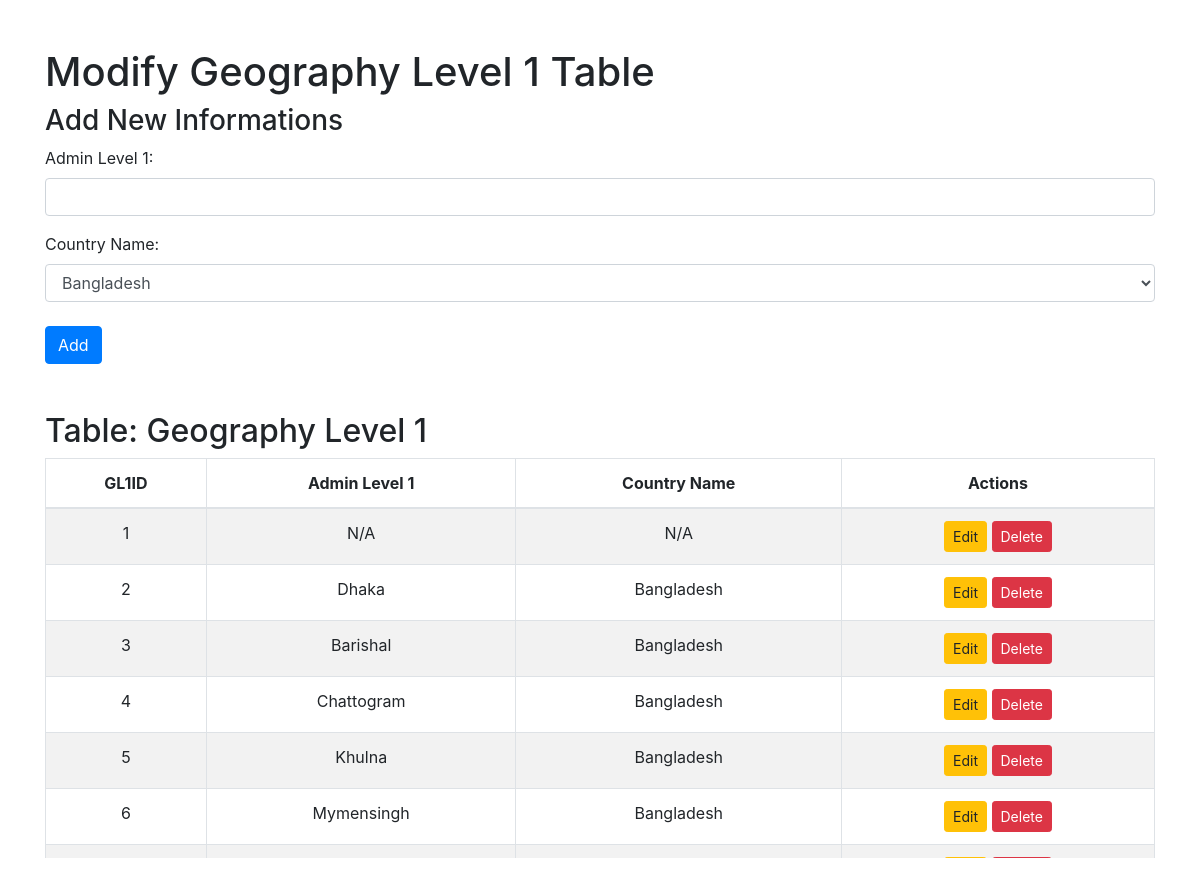
The app's page /input_tables/input_geography_level1.php with its own data.
### tables this page shows
CREATE TABLE `geographylevel1` (
  `GL1ID` int(11) NOT NULL,
  `AdminLevel1` varchar(50) NOT NULL,
  `CountryID` int(11) NOT NULL
);

CREATE TABLE `country` (
  `CountryID` int(11) NOT NULL,
  `CountryName` varchar(50) NOT NULL
);

### input_tables/input_geography_level1.php (the view, shortened to what this page needs)
<?php
include('../db_connect.php');
?>
<!DOCTYPE html>
<html>
<head>
    <link href="https://cdnjs.cloudflare.com/ajax/libs/bootstrap/4.6.2/css/bootstrap.min.css" rel="stylesheet">
</head>
<body>
    <div class="container mt-5">
        <h1>Modify Geography Level 1 Table</h1>
        <h3>Add New Informations</h3>
        <form method="post" action="input_geography_level1.php" class="mb-4">
            <div class="form-group">
                <label for="adminLevel1">Admin Level 1:</label>
                <input type="text" id="adminLevel1" name="adminLevel1" class="form-control" required>
            </div>
            <div class="form-group">
                <label for="countryID">Country Name:</label>
                <select id="countryID" name="countryID" class="form-control" required>
                    <?php
                    $countryResult = $conn->query("SELECT CountryID, CountryName FROM country ORDER BY CountryName ASC");
                    while ($countryRow = $countryResult->fetch_assoc()) {
                        echo "<option value='{$countryRow['CountryID']}'>" . htmlspecialchars($countryRow['CountryName']) . "</option>";
                    }
                    ?>
                </select>
            </div>
            <button type="submit" class="btn btn-primary mt-2">Add</button>
        </form>
        <h2>Table: Geography Level 1</h2>
        <div class="table-responsive">
            <table class="table table-bordered table-striped">
                <thead>
                    <tr>
                        <th>GL1ID</th>
                        <th>Admin Level 1</th>
                        <th>Country Name</th>
                        <th>Actions</th>
                    </tr>
                </thead>
                <tbody>
                    <?php
                    $result = $conn->query("SELECT GL1ID, AdminLevel1, country.CountryName FROM geographylevel1 JOIN country ON geographylevel1.CountryID = country.CountryID");
                    while ($row = $result->fetch_assoc()) {
                        echo "<tr>";
                        echo "<td>" . htmlspecialchars($row['GL1ID']) . "</td>";
                        echo "<td>" . htmlspecialchars($row['AdminLevel1']) . "</td>";
                        echo "<td>" . htmlspecialchars($row['CountryName']) . "</td>";
                        echo "<td>";
                        echo "<a href='?action=edit&id=" . $row['GL1ID'] . "' class='btn btn-warning btn-sm'>Edit</a> ";
                        echo "<a href='?action=delete&id=" . $row['GL1ID'] . "' class='btn btn-danger btn-sm' onclick=\"return confirm('Are you sure you want to delete this record?');\">Delete</a>";
                        echo "</td>";
                        echo "</tr>";
                    }
                    ?>
                </tbody>
            </table>
        </div>
    </div>
</body>
</html>

### input_tables/input_geography_level1.php (style rules this page uses)
table th, table td { text-align: center; vertical-align: middle; }
.table-responsive { max-height: 400px; overflow-y: auto; }
.table thead th { position: sticky; top: 0; background-color: #fff; z-index: 1; }

### records on screen
geographylevel1: GL1ID "1", AdminLevel1 "N/A", CountryID.CountryName "N/A"
geographylevel1: GL1ID "2", AdminLevel1 "Dhaka", CountryID.CountryName "Bangladesh"
geographylevel1: GL1ID "3", AdminLevel1 "Barishal", CountryID.CountryName "Bangladesh"
geographylevel1: GL1ID "4", AdminLevel1 "Chattogram", CountryID.CountryName "Bangladesh"
geographylevel1: GL1ID "5", AdminLevel1 "Khulna", CountryID.CountryName "Bangladesh"
geographylevel1: GL1ID "6", AdminLevel1 "Mymensingh", CountryID.CountryName "Bangladesh"

### other values on screen
form field countryID "Bangladesh"
